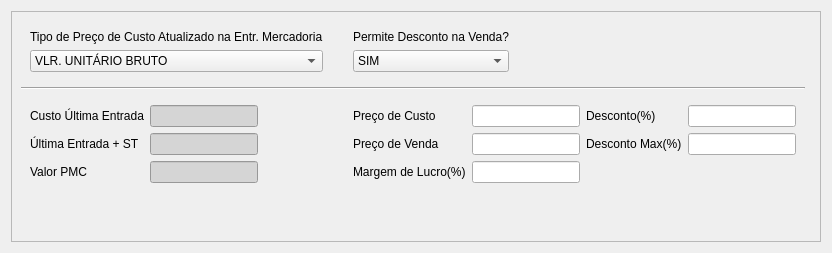
          <widget class="QWidget" name="Price">
           <attribute name="title">
            <string>Preço</string>
           </attribute>
           <layout class="QGridLayout" name="gridLayout_13">
            <item row="1" column="0">
             <widget class="QFrame" name="Price_Frame">
              <property name="sizePolicy">
               <sizepolicy hsizetype="Preferred" vsizetype="Preferred">
                <horstretch>0</horstretch>
                <verstretch>0</verstretch>
               </sizepolicy>
              </property>
              <property name="autoFillBackground">
               <bool>true</bool>
              </property>
              <property name="frameShape">
               <enum>QFrame::StyledPanel</enum>
              </property>
              <property name="frameShadow">
               <enum>QFrame::Raised</enum>
              </property>
              <layout class="QGridLayout" name="gridLayout_22">
               <item row="0" column="0" alignment="Qt::AlignTop">
                <widget class="QWidget" name="PriceWidget2" native="true">
                 <property name="sizePolicy">
                  <sizepolicy hsizetype="Fixed" vsizetype="Fixed">
                   <horstretch>0</horstretch>
                   <verstretch>0</verstretch>
                  </sizepolicy>
                 </property>
                 <layout class="QVBoxLayout" name="verticalLayout_2">
                  <item>
                   <widget class="QLabel" name="PriceCostType_Label">
                    <property name="text">
                     <string>Tipo de Preço de Custo Atualizado na Entr. Mercadoria</string>
                    </property>
                   </widget>
                  </item>
                  <item>
                   <widget class="QComboBox" name="PriceCostType_ComboBox">
                    <property name="styleSheet">
                     <string notr="true">alternate-background-color: rgb(255, 255, 255);</string>
                    </property>
                    <item>
                     <property name="text">
                      <string>VLR. UNITÁRIO BRUTO</string>
                     </property>
                    </item>
                    <item>
                     <property name="text">
                      <string>VLR. UNITÁRIO BRUTO + ST</string>
                     </property>
                    </item>
                    <item>
                     <property name="text">
                      <string>VLR. UNITÁRIO BRUTO + ST + IPI</string>
                     </property>
                    </item>
                    <item>
                     <property name="text">
                      <string>VLR. UNITÁRIO LÍQUIDO</string>
                     </property>
                    </item>
                    <item>
                     <property name="text">
                      <string>VLR. UNITÁRIO LÍQUIDO + ST</string>
                     </property>
                    </item>
                    <item>
                     <property name="text">
                      <string>VLR. UNITÁRIO LÍQUIDO + ST + IPI</string>
                     </property>
                    </item>
                   </widget>
                  </item>
                 </layout>
                </widget>
               </item>
               <item row="2" column="2">
                <widget class="QWidget" name="PriceWidget4" native="true">
                 <property name="sizePolicy">
                  <sizepolicy hsizetype="Fixed" vsizetype="Fixed">
                   <horstretch>0</horstretch>
                   <verstretch>0</verstretch>
                  </sizepolicy>
                 </property>
                 <layout class="QGridLayout" name="gridLayout_4">
                  <item row="0" column="2">
                   <widget class="QLabel" name="Discount_Label">
                    <property name="text">
                     <string>Desconto(%)</string>
                    </property>
                   </widget>
                  </item>
                  <item row="1" column="2">
                   <widget class="QLabel" name="MaxDiscount_Label">
                    <property name="text">
                     <string>Desconto Max(%)</string>
                    </property>
                   </widget>
                  </item>
                  <item row="0" column="1">
                   <widget class="QLineEdit" name="CostPrice_Entry"/>
                  </item>
                  <item row="1" column="0">
                   <widget class="QLabel" name="SellPrice_Label">
                    <property name="text">
                     <string>Preço de Venda</string>
                    </property>
                   </widget>
                  </item>
                  <item row="1" column="1">
                   <widget class="QLineEdit" name="SellPrice_Entry"/>
                  </item>
                  <item row="0" column="0">
                   <widget class="QLabel" name="CostPrice_Label">
                    <property name="sizePolicy">
                     <sizepolicy hsizetype="Preferred" vsizetype="Fixed">
                      <horstretch>0</horstretch>
                      <verstretch>0</verstretch>
                     </sizepolicy>
                    </property>
                    <property name="text">
                     <string>Preço de Custo</string>
                    </property>
                   </widget>
                  </item>
                  <item row="0" column="3">
                   <widget class="QLineEdit" name="Discount_Entry"/>
                  </item>
                  <item row="1" column="3">
                   <widget class="QLineEdit" name="MaxDiscount_Entry"/>
                  </item>
                  <item row="2" column="0">
                   <widget class="QLabel" name="ProfitMargin_Label">
                    <property name="sizePolicy">
                     <sizepolicy hsizetype="Preferred" vsizetype="Fixed">
                      <horstretch>0</horstretch>
                      <verstretch>0</verstretch>
                     </sizepolicy>
                    </property>
                    <property name="text">
                     <string>Margem de Lucro(%)</string>
                    </property>
                   </widget>
                  </item>
                  <item row="2" column="1">
                   <widget class="QLineEdit" name="ProfitMargin_Entry"/>
                  </item>
                 </layout>
                </widget>
               </item>
               <item row="0" column="2">
                <widget class="QWidget" name="PriceWidget3" native="true">
                 <property name="sizePolicy">
                  <sizepolicy hsizetype="Fixed" vsizetype="Preferred">
                   <horstretch>0</horstretch>
                   <verstretch>0</verstretch>
                  </sizepolicy>
                 </property>
                 <layout class="QGridLayout" name="gridLayout_5">
                  <item row="0" column="0" alignment="Qt::AlignTop">
                   <widget class="QLabel" name="AllowDiscount_Label">
                    <property name="text">
                     <string>Permite Desconto na Venda?</string>
                    </property>
                   </widget>
                  </item>
                  <item row="1" column="0" alignment="Qt::AlignTop">
                   <widget class="QComboBox" name="AllowDiscount_ComboBox">
                    <property name="styleSheet">
                     <string notr="true">alternate-background-color: rgb(255, 255, 255);</string>
                    </property>
                    <item>
                     <property name="text">
                      <string>SIM</string>
                     </property>
                    </item>
                    <item>
                     <property name="text">
                      <string>NÃO</string>
                     </property>
                    </item>
                   </widget>
                  </item>
                 </layout>
                </widget>
               </item>
               <item row="2" column="0">
                <widget class="QWidget" name="PriceWidget1" native="true">
                 <property name="sizePolicy">
                  <sizepolicy hsizetype="Fixed" vsizetype="Fixed">
                   <horstretch>0</horstretch>
                   <verstretch>0</verstretch>
                  </sizepolicy>
                 </property>
                 <layout class="QFormLayout" name="formLayout_4">
                  <property name="fieldGrowthPolicy">
                   <enum>QFormLayout::AllNonFixedFieldsGrow</enum>
                  </property>
                  <item row="2" column="0">
                   <widget class="QLabel" name="CostLastOrder">
                    <property name="text">
                     <string>Custo Última Entrada</string>
                    </property>
                   </widget>
                  </item>
                  <item row="2" column="1">
                   <widget class="QLineEdit" name="CostLastOrder_Entry">
                    <property name="styleSheet">
                     <string notr="true">background-color: rgb(213, 213, 213);</string>
                    </property>
                    <property name="readOnly">
                     <bool>true</bool>
                    </property>
                   </widget>
                  </item>
                  <item row="3" column="0">
                   <widget class="QLabel" name="CostLastOrder_ST">
                    <property name="text">
                     <string>Última Entrada + ST</string>
                    </property>
                   </widget>
                  </item>
                  <item row="3" column="1">
                   <widget class="QLineEdit" name="CostLastOrder_ST_Entry">
                    <property name="styleSheet">
                     <string notr="true">background-color: rgb(213, 213, 213);</string>
                    </property>
                    <property name="readOnly">
                     <bool>true</bool>
                    </property>
                   </widget>
                  </item>
                  <item row="4" column="0">
                   <widget class="QLabel" name="PMC">
                    <property name="text">
                     <string>Valor PMC</string>
                    </property>
                   </widget>
                  </item>
                  <item row="4" column="1">
                   <widget class="QLineEdit" name="PMC_Entry">
                    <property name="styleSheet">
                     <string notr="true">background-color: rgb(213, 213, 213);</string>
                    </property>
                    <property name="readOnly">
                     <bool>true</bool>
                    </property>
                   </widget>
                  </item>
                 </layout>
                </widget>
               </item>
               <item row="3" column="0" colspan="4">
                <spacer name="PriceVerticalSpacer">
                 <property name="orientation">
                  <enum>Qt::Vertical</enum>
                 </property>
                 <property name="sizeHint" stdset="0">
                  <size>
                   <width>20</width>
                   <height>40</height>
                  </size>
                 </property>
                </spacer>
               </item>
               <item row="1" column="0" colspan="3">
                <widget class="Line" name="PriceLine">
                 <property name="orientation">
                  <enum>Qt::Horizontal</enum>
                 </property>
                </widget>
               </item>
              </layout>
             </widget>
            </item>
           </layout>
          </widget>
